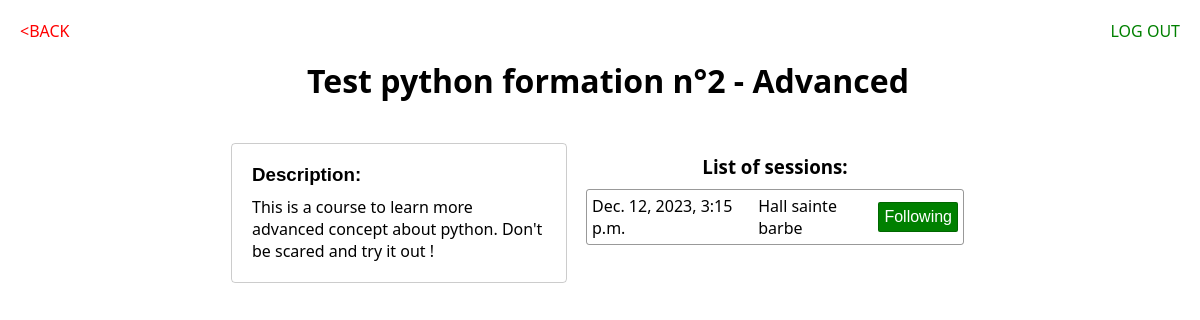
The app's page /formations/2/details/ (signed in) with its own data.
### formationsApp/models.py (models this page shows)
class Formations(models.Model):
    trainer = models.ForeignKey(User, on_delete=models.PROTECT)
    title = models.CharField(max_length=100)
    description = models.CharField(max_length=500)

class Session(models.Model):
    formation = models.ForeignKey(Formations, on_delete=models.CASCADE)
    students = models.ManyToManyField(User)
    event_date = models.DateTimeField('date of the session')
    max_student_nbr = models.PositiveIntegerField(validators=[MinValueValidator(1), MaxValueValidator(10000)])
    place = models.CharField(max_length=50)

### formationsApp/views.py (the view)
# urls.py: path('<int:id_formation>/details/', views.FormationDetails.as_view(), name="details"), # Used to render HTML
@method_decorator(login_required, name="dispatch")
class FormationDetails(TemplateView):
    template_name = "formationsApp/details.html"
    user = None
    def setup(self, request, *args, **kwargs):
        super().setup(request, *args, **kwargs)
        self.user = request.user
    def get_context_data(self, **kwargs):
        context = super().get_context_data(**kwargs)
        if kwargs:
            f = get_object_or_404(Formations, pk=kwargs["id_formation"])
            context["formation"] = f
            context["isTrainer"] = isTrainer(self.user)
            context["user"] = self.user
        return context

### formationsApp/views.py (called while the page is built)
def isTrainer(user):
    return "Trainers" in user.groups.values_list('name', flat = True)

### formationsApp/templates/formationsApp/details.html (shortened to what this page needs)
{% load static %}
<html>
    <link rel="stylesheet" href="{% static 'formationsApp/main.css' %}">
    <body>
        <h1>{{ formation.title }}</h1>
        <div class="formation_details">
            <div class="formation_details_description">
                <h3>Description:</h3>
                <p>{{ formation.description }}</p>
            </div>
            <div class="formation_details_sessions">
                <h3>List of sessions:</h3>
                {% for session in formation.session_set.all %}
                <div class="formation_session_element">
                    <p>{{ session.event_date }}</p>
                    <p>{{ session.place }}</p>
                    {% if session in user.session_set.all %}
                    <a href="{% url 'formationsApp:removeFromSession' session.id %}" class="action details">Following</a>
                    {% else %}
                    {% if session.students.all|length == session.max_student_nbr%}
                    <button class="action full" disabled>Full</button>
                    {% else %}
                    <a href="{% url 'formationsApp:followSession' session.id %}" class="action not_following">Follow</a>
                    {% endif %}
                    {% endif %}
                </div>
                {% endfor %}
            </div>
        </div>
        <div class="back_sign"><a href="{% url 'formationsApp:list' %}">BACK</a></div>
        <div class="logout"><a href="{% url 'formationsApp:doLogout' %}">LOG OUT</a></div>
    </body>
</html>

### formationsApp/static/formationsApp/main.css (style rules this page uses)
body { display: flex; flex-direction: column; align-items: center; width: 100vw; padding-top: 30px; }
h1 { font-family: 'Segoe UI', Tahoma, Geneva, Verdana, sans-serif; }
.action { text-decoration: none; border: 1px solid rgba(0, 0, 0, 0.2); padding: 5px; font-family: Impact, Haettenschweiler, 'Arial Narrow Bold', sans-serif; border-radius: 2px; transition: 0.2s ease; }
.details { background-color: green; color: white; }
.formation_details { display: flex; justify-content: center; width: 70%; padding: 20px; }
.formation_details_description { width: 35%; outline: 1px solid rgba(0, 0, 0, 0.2); border-radius: 3px; padding: 20px; }
.formation_details_description > p { margin: 0; padding: 0; font-family: 'Segoe UI', Tahoma, Geneva, Verdana, sans-serif; }
.formation_details_description > h3 { margin: 0; padding: 0; font-family: Impact, Haettenschweiler, 'Arial Narrow Bold', sans-serif; padding-bottom: 10px; }
.formation_details_sessions { width: 45%; display: flex; flex-direction: column; align-items: center; padding: 10px 20px 10px 20px; }
.formation_details_sessions > h3 { margin: 0; margin-bottom: 5px; font-family: 'Segoe UI', Tahoma, Geneva, Verdana, sans-serif; }
.formation_session_element { display: flex; align-items: center; margin-top: 5px; gap: 5px; border: 1px solid rgba(0, 0, 0, 0.4); border-radius: 3px; padding: 5px; }
.formation_session_element > p { margin: 0; padding: 0; font-family: 'Segoe UI', Tahoma, Geneva, Verdana, sans-serif; }
.back_sign { position: absolute; top: 20px; left: 20px; }
.back_sign > a { color: red; text-decoration: none; font-family: 'Segoe UI', Tahoma, Geneva, Verdana, sans-serif; }
.back_sign > a::before { content:"<" }
.logout { position: absolute; top: 20px; right: 20px; }
.logout > a { color: green; text-decoration: none; font-family: 'Segoe UI', Tahoma, Geneva, Verdana, sans-serif; }

### records on screen
Formations: title "Test python formation n°2 - Advanced", description "This is a course to learn more advanced concept about python. Don't be scared and try it out !"
Session: event_date "Dec. 12, 2023, 3:15 p.m.", place "Hall sainte barbe", shows "Following"
